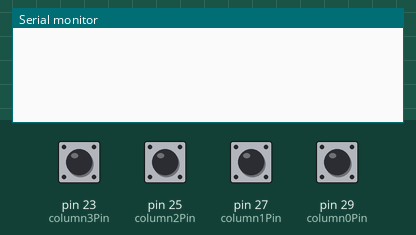
Bench run of a sketch on a simulated Arduino Mega 2560, built with avr-gcc and run on an emulated ATmega2560. On the bench: the last lines printed to the serial monitor. Inputs (shaded band) come from the test bench; at power-on: pin 23 (column3Pin), pin 25 (column2Pin), pin 27 (column1Pin), pin 29 (column0Pin) HIGH.

Above: at 1.2 s.
1.3 s: pin 23 (column3Pin) pulled LOW for 0.15 s
At 2.0 s:
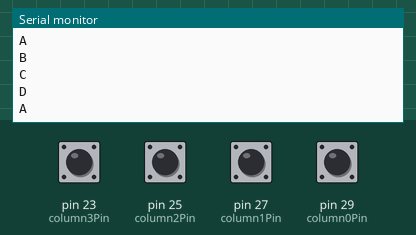
2.9 s: pin 25 (column2Pin) pulled LOW for 0.15 s
At 4.2 s:
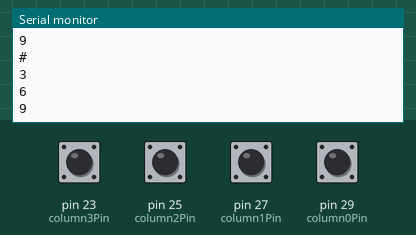
4.5 s: pin 29 (column0Pin) pulled LOW for 0.15 s
At 5.6 s:
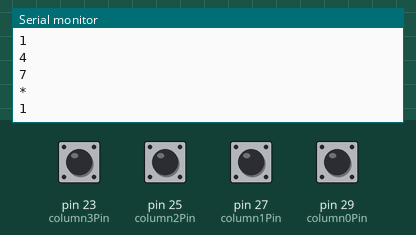
6.1 s: pin 27 (column1Pin) pulled LOW for 0.15 s
At 6.8 s:
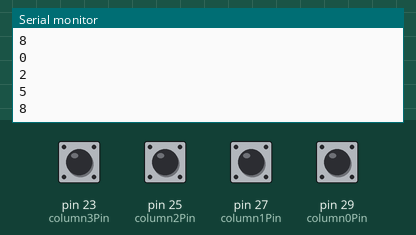
Timing chart, 0 to 8.7 s (numbered marks = the images above; inputs shaded):
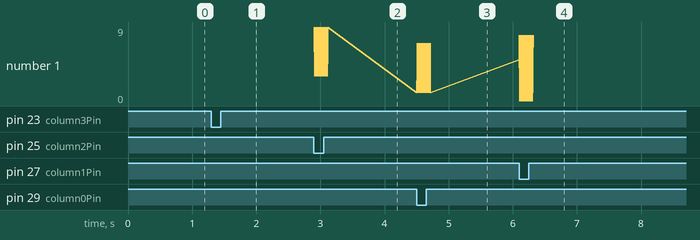

The sketch:

digicode.ino
```cpp
/* Code written by Arien Louvrier
 *
 * Objective : print the digicode input on the serial monitor
 * Card used : Arduino Mega 2560
 *
 * Electronic Circuit :
 *
 * input :
 * - digicode (lines connected to pins 39, 37, 35, 33, columns connected to pins 29, 27, 25, 23)
 *
 * output : none
 */

#define line0Pin 39
#define line1Pin 37
#define line2Pin 35
#define line3Pin 33

#define column0Pin 29
#define column1Pin 27
#define column2Pin 25
#define column3Pin 23

void setup() {
  // Setup the lines in output mode
  pinMode(line0Pin, OUTPUT);
  pinMode(line1Pin, OUTPUT);
  pinMode(line2Pin, OUTPUT);
  pinMode(line3Pin, OUTPUT);

  // Setup the columns in input mode with pull-up
  pinMode(column0Pin, INPUT_PULLUP);
  pinMode(column1Pin, INPUT_PULLUP);
  pinMode(column2Pin, INPUT_PULLUP);
  pinMode(column3Pin, INPUT_PULLUP);

  Serial.begin(9600);
}

void loop() {
  int column0PinState = HIGH;
  int column1PinState = HIGH;
  int column2PinState = HIGH;
  int column3PinState = HIGH;

  // On met la ligne 0 à 0V et les autres au 5V
  digitalWrite(line0Pin, LOW);
  digitalWrite(line1Pin, HIGH);
  digitalWrite(line2Pin, HIGH);
  digitalWrite(line3Pin, HIGH);

  // On recupère l'état des colonnes
  column0PinState = digitalRead(column0Pin);
  column1PinState = digitalRead(column1Pin);
  column2PinState = digitalRead(column2Pin);
  column3PinState = digitalRead(column3Pin);

  // Si on a la colonne 0 à LOW, c'est que le bouton 1 est pressé
  if(column0PinState == LOW) {
    Serial.println("1");
  }

  // Si on a la colonne 1 à LOW, c'est que le bouton 2 est pressé
  if(column1PinState == LOW) {
    Serial.println("2");
  }

    // Si on a la colonne 2 à LOW, c'est que le bouton 3 est pressé
  if(column2PinState == LOW) {
    Serial.println("3");
  }

    // Si on a la colonne 3 à LOW, c'est que le bouton A est pressé
  if(column3PinState == LOW) {
    Serial.println("A");
  }

  // On met la ligne 1 à 0V et les autres au 5V
  digitalWrite(line0Pin, HIGH);
  digitalWrite(line1Pin, LOW);
  digitalWrite(line2Pin, HIGH);
  digitalWrite(line3Pin, HIGH);

  // On recupère l'état des colonnes
  column0PinState = digitalRead(column0Pin);
  column1PinState = digitalRead(column1Pin);
  column2PinState = digitalRead(column2Pin);
  column3PinState = digitalRead(column3Pin);

  // Si on a la colonne 0 à LOW, c'est que le bouton 4 est pressé
  if(column0PinState == LOW) {
    Serial.println("4");
  }

  // Si on a la colonne 1 à LOW, c'est que le bouton 5 est pressé
  if(column1PinState == LOW) {
    Serial.println("5");
  }

    // Si on a la colonne 2 à LOW, c'est que le bouton 6 est pressé
  if(column2PinState == LOW) {
    Serial.println("6");
  }

    // Si on a la colonne 3 à LOW, c'est que le bouton B est pressé
  if(column3PinState == LOW) {
    Serial.println("B");
  }

  // On met la ligne 2 à 0V et les autres au 5V
  digitalWrite(line0Pin, HIGH);
  digitalWrite(line1Pin, HIGH);
  digitalWrite(line2Pin, LOW);
  digitalWrite(line3Pin, HIGH);

  // On recupère l'état des colonnes
  column0PinState = digitalRead(column0Pin);
  column1PinState = digitalRead(column1Pin);
  column2PinState = digitalRead(column2Pin);
  column3PinState = digitalRead(column3Pin);

  // Si on a la colonne 0 à LOW, c'est que le bouton 7 est pressé
  if(column0PinState == LOW) {
    Serial.println("7");
  }

  // Si on a la colonne 1 à LOW, c'est que le bouton 8 est pressé
  if(column1PinState == LOW) {
    Serial.println("8");
  }

    // Si on a la colonne 2 à LOW, c'est que le bouton 9 est pressé
  if(column2PinState == LOW) {
    Serial.println("9");
  }

    // Si on a la colonne 3 à LOW, c'est que le bouton C est pressé
  if(column3PinState == LOW) {
    Serial.println("C");
  }

  // On met la ligne 3 à 0V et les autres au 5V
  digitalWrite(line0Pin, HIGH);
  digitalWrite(line1Pin, HIGH);
  digitalWrite(line2Pin, HIGH);
  digitalWrite(line3Pin, LOW);

  // On recupère l'état des colonnes
  column0PinState = digitalRead(column0Pin);
  column1PinState = digitalRead(column1Pin);
  column2PinState = digitalRead(column2Pin);
  column3PinState = digitalRead(column3Pin);

  // Si on a la colonne 0 à LOW, c'est que le bouton * est pressé
  if(column0PinState == LOW) {
    Serial.println("*");
  }

  // Si on a la colonne 1 à LOW, c'est que le bouton 0 est pressé
  if(column1PinState == LOW) {
    Serial.println("0");
  }

    // Si on a la colonne 2 à LOW, c'est que le bouton # est pressé
  if(column2PinState == LOW) {
    Serial.println("#");
  }

    // Si on a la colonne 3 à LOW, c'est que le bouton D est pressé
  if(column3PinState == LOW) {
    Serial.println("D");
  }
}
```

Measured:
- after the input at 1.3 s, the serial monitor: prints a new line at once (image 1)
- after the input at 2.9 s, the serial monitor: prints a new line at once (image 2)
- after the input at 4.5 s, the serial monitor: prints a new line at once (image 3)
- after the input at 6.1 s, the serial monitor: prints a new line at once (image 4)
- plotted number 1: 9 → 1 after the input at 4.5 s, 1 → 8 after the input at 6.1 s
